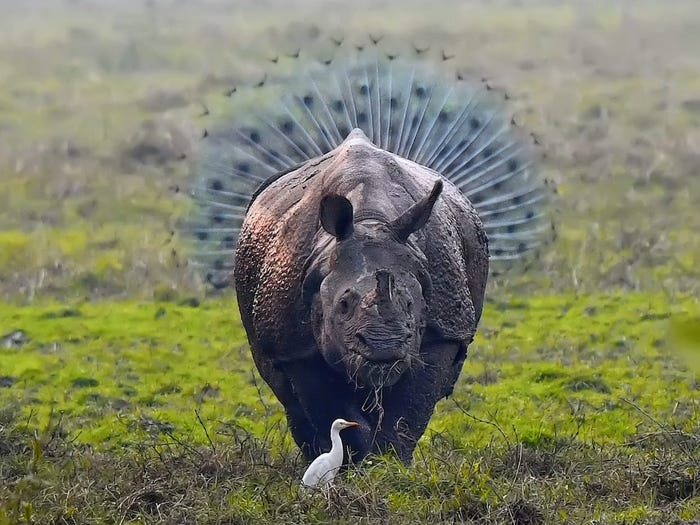
#> input picture py5/img/animal.jpg, 700 x 525 px
$ python histogram_color.py
#> lines starting #> are read from the running program, lines starting #| are printed output that depends on the picture
import numpy as np
import cv2
from matplotlib import pyplot as plt
import matplotlib.image as mpimg

img1 = cv2.imread('img/animal.jpg')
#> img1 is the input picture: shape (525, 700, 3); mean B, G, R 101.7, 127.1, 124.8
img1 = cv2.cvtColor(img1, cv2.COLOR_BGR2RGB)
color = ('r', 'g', 'b')
plt.subplot(1,2,1), plt.imshow(img1)
plt.title('Image')
print("enumerate =", enumerate(color))
for i,col in enumerate(color):
    histr = cv2. calcHist([img1], [i], None, [256], [0, 256])
    plt.subplot(1,2,2), plt.plot(histr, color = col), plt.xlim([0, 256])
    plt.title('Histogram Color')

plt.show()
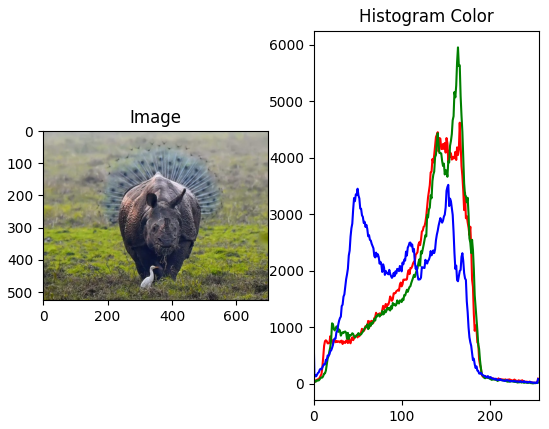
#> figure drawn by matplotlib, 2 panels; panel 2: curve peaks at x = 166, y = 4622; panel 2: curve peaks at x = 164, y = 5956; panel 2: curve peaks at x = 153, y = 3521
